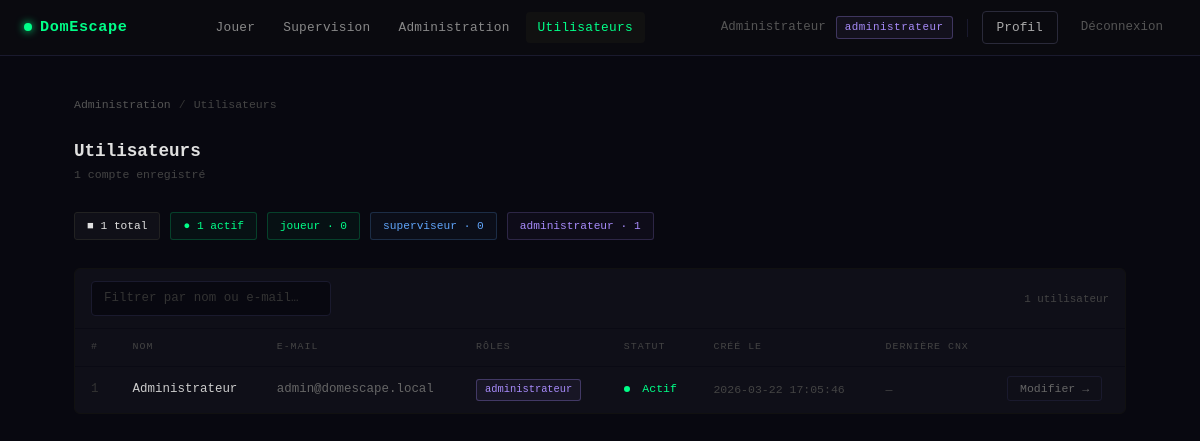
The app's page /admin/utilisateurs.php (signed in) with its own data.
### tables this page shows
CREATE TABLE IF NOT EXISTS utilisateur (
    id             INT UNSIGNED AUTO_INCREMENT PRIMARY KEY,
    nom            VARCHAR(100)  NOT NULL,
    email          VARCHAR(255)  NOT NULL UNIQUE,
    mot_de_passe   VARCHAR(255)  NOT NULL,
    actif          TINYINT(1)    NOT NULL DEFAULT 1,
    cree_le        DATETIME      NOT NULL DEFAULT CURRENT_TIMESTAMP,
    derniere_connexion DATETIME  NULL
);

### core/Auth.php (called while the page is built, shortened)
<?php
require_once __DIR__ . '/../config/database.php';
require_once __DIR__ . '/UserRepository.php';
class Auth
{
    public static function check(): bool
    {
        return isset($_SESSION['user_id']);
    }
    public static function user(): ?array
    {
        return [
            'id'    => $_SESSION['user_id'],
            'nom'   => $_SESSION['user_nom'],
            'email' => $_SESSION['user_email'],
        ];
    }
    public static function roles(): array
    {
        return $_SESSION['user_roles'] ?? [];
    }
    public static function buildHierarchy(array $assignedRoles): array
    {
        $all = $assignedRoles;
        foreach ($assignedRoles as $role) {
            if (isset(ROLE_HIERARCHY[$role])) {
                foreach (ROLE_HIERARCHY[$role] as $inherited) {
                    if (!in_array($inherited, $all, true)) {
                        $all[] = $inherited;
                    }
                }
            }
        }
        return $all;
    }
}

### core/UserRepository.php (called while the page is built, shortened)
<?php
require_once __DIR__ . '/../config/database.php';
class UserRepository
{
    private PDO $db;
    public function __construct()
    {
        $this->db = getDB();
    }
    public function listAll(): array
    {
        $stmt = $this->db->query(
            'SELECT u.id, u.nom, u.email, u.actif, u.cree_le, u.derniere_connexion,
                    GROUP_CONCAT(r.nom ORDER BY r.nom SEPARATOR \',\') AS roles
             FROM utilisateur u
             LEFT JOIN utilisateur_role ur ON ur.id_utilisateur = u.id
             LEFT JOIN role r ON r.id = ur.id_role
             GROUP BY u.id
             ORDER BY u.cree_le DESC'
        );
        return $stmt->fetchAll();
    }
}

### config/database.php (called while the page is built, shortened)
<?php
function getDB(): PDO
{
    static $pdo = null;
    if ($pdo === null) {
        $dsn = sprintf(
            'mysql:host=%s;dbname=%s;charset=%s',
            DB_HOST, DB_NAME, DB_CHARSET
        );
        $pdo = new PDO($dsn, DB_USER, DB_PASS, [
            PDO::ATTR_ERRMODE            => PDO::ERRMODE_EXCEPTION,
            PDO::ATTR_DEFAULT_FETCH_MODE => PDO::FETCH_ASSOC,
            PDO::ATTR_EMULATE_PREPARES   => false,
        ]);
    }
    return $pdo;
}

### admin/utilisateurs.php (the view, shortened to what this page needs)
<?php
require_once __DIR__ . '/../core/UserRepository.php';
$repo  = new UserRepository();
$users = $repo->listAll();
$countByRole = ['joueur' => 0, 'superviseur' => 0, 'administrateur' => 0];
$countActive = 0;
foreach ($users as $u) {
    if ($u['actif']) $countActive++;
    if ($u['roles']) {
        foreach (explode(',', $u['roles']) as $r) {
            $r = trim($r);
            if (isset($countByRole[$r])) $countByRole[$r]++;
        }
    }
}
?>
<!DOCTYPE html>
<html lang="fr">
<head>
  <link href="https://cdn.jsdelivr.net/npm/bootstrap@5.3.0/dist/css/bootstrap.min.css" rel="stylesheet">
</head>
<body>
<?php require_once __DIR__ . '/../partials/nav.php'; ?>
<div class="page-wrap">
  <div class="breadcrumb-row">
    <a href="/domescape/admin/dashboard.php">Administration</a>
    <span class="breadcrumb-sep">/</span>
    <span>Utilisateurs</span>
  </div>
  <div class="page-head">
    <div>
      <h1>Utilisateurs</h1>
      <p><?= count($users) ?> compte<?= count($users) !== 1 ? 's' : '' ?> enregistré<?= count($users) !== 1 ? 's' : '' ?></p>
    </div>
  </div>
  <div class="summary-chips">
    <span class="chip chip-total">&#9632; <?= count($users) ?> total</span>
    <span class="chip chip-active">● <?= $countActive ?> actif<?= $countActive > 1 ? 's' : '' ?></span>
    <span class="chip chip-joueur">joueur · <?= $countByRole['joueur'] ?></span>
    <span class="chip chip-superv">superviseur · <?= $countByRole['superviseur'] ?></span>
    <span class="chip chip-admin">administrateur · <?= $countByRole['administrateur'] ?></span>
  </div>
  <div class="panel">
    <div class="panel-toolbar">
      <input type="text" class="search-input" id="searchInput"
             placeholder="Filtrer par nom ou e-mail…" oninput="filterTable(this.value)">
      <span style="font-size:.68rem;color:#444;" id="countLabel"><?= count($users) ?> utilisateur<?= count($users) > 1 ? 's' : '' ?></span>
    </div>
    <div style="overflow-x:auto;">
    <table id="usersTable">
      <thead>
        <tr>
          <th>#</th>
          <th>Nom</th>
          <th>E-mail</th>
          <th>Rôles</th>
          <th>Statut</th>
          <th>Créé le</th>
          <th>Dernière cnx</th>
          <th></th>
        </tr>
      </thead>
      <tbody>
        <?php foreach ($users as $u): ?>
          <?php $roleList = $u['roles'] ? explode(',', $u['roles']) : []; ?>
          <tr data-search="<?= strtolower(htmlspecialchars($u['nom'] . ' ' . $u['email'], ENT_QUOTES, 'UTF-8')) ?>">
            <td style="color:#333;"><?= (int)$u['id'] ?></td>
            <td style="color:#ccc;font-weight:500;"><?= htmlspecialchars($u['nom'], ENT_QUOTES, 'UTF-8') ?></td>
            <td style="color:#666;"><?= htmlspecialchars($u['email'], ENT_QUOTES, 'UTF-8') ?></td>
            <td>
              <?php if (empty($roleList)): ?>
                <span style="color:#333;font-size:.68rem;">—</span>
              <?php else: ?>
                <?php foreach ($roleList as $r): $r = trim($r); ?>
                  <span class="badge-role badge-<?= htmlspecialchars($r, ENT_QUOTES, 'UTF-8') ?>">
                    <?= htmlspecialchars($r, ENT_QUOTES, 'UTF-8') ?>
                  </span>
                <?php endforeach; ?>
              <?php endif; ?>
            </td>
            <td>
              <span class="status-dot" style="background:<?= $u['actif'] ? '#00ff88' : '#ff4444' ?>;"></span>
              <span style="font-size:.72rem;color:<?= $u['actif'] ? '#00ff88' : '#ff4444' ?>;">
                <?= $u['actif'] ? 'Actif' : 'Désactivé' ?>
              </span>
            </td>
            <td style="color:#444;font-size:.72rem;"><?= htmlspecialchars($u['cree_le'], ENT_QUOTES, 'UTF-8') ?></td>
            <td style="color:#444;font-size:.72rem;">
              <?= $u['derniere_connexion'] ? htmlspecialchars($u['derniere_connexion'], ENT_QUOTES, 'UTF-8') : '—' ?>
            </td>
            <td>
              <a href="/domescape/admin/utilisateur_edit.php?id=<?= (int)$u['id'] ?>" class="btn-edit">Modifier →</a>
            </td>
          </tr>
        <?php endforeach; ?>
      </tbody>
    </table>
    </div>
  </div>
</div>
</body>
</html>

### partials/nav.php (shortened to what this page needs)
<?php
$_nav_user    = Auth::user();
$_nav_roles   = Auth::buildHierarchy(Auth::roles());
$_nav_isAdmin = in_array(ROLE_ADMINISTRATEUR, $_nav_roles, true);
$_nav_isSuperv= in_array(ROLE_SUPERVISEUR,    $_nav_roles, true);
$_nav_uri     = $_SERVER['REQUEST_URI'] ?? '';
function nav_active(string $path): string {
    global $_nav_uri;
    return (strpos($_nav_uri, $path) !== false) ? 'nav-active' : '';
}
?>
<nav class="dn-nav">
  <div class="dn-nav-inner">
    <a href="/domescape/public/<?= $_nav_user ? 'tableau-de-bord.php' : 'connexion.php' ?>" class="dn-brand">
      <span class="dn-brand-dot"></span>DomEscape
    </a>
    <div class="dn-links">
      <?php if ($_nav_user): ?>
        <a href="/domescape/public/index.php"
           class="<?= nav_active('index.php') ?>">Jouer</a>
        <?php if ($_nav_isSuperv): ?>
          <a href="/domescape/public/gamemaster.php"
             class="<?= nav_active('gamemaster.php') ?>">Supervision</a>
        <?php endif; ?>
        <?php if ($_nav_isAdmin): ?>
          <a href="/domescape/admin/dashboard.php"
             class="<?= nav_active('admin/dashboard') ?>">Administration</a>
          <a href="/domescape/admin/utilisateurs.php"
             class="<?= nav_active('utilisateurs') ?>">Utilisateurs</a>
        <?php endif; ?>
      <?php endif; ?>
    </div>
    <div class="dn-right">
      <?php if ($_nav_user): ?>
        <span class="dn-username"><?= htmlspecialchars($_nav_user['nom'], ENT_QUOTES, 'UTF-8') ?></span>
        <?php
        $primaryRole = Auth::roles()[0] ?? null;
        if ($primaryRole): ?>
          <span class="dn-role dn-role-<?= htmlspecialchars($primaryRole, ENT_QUOTES, 'UTF-8') ?>">
            <?= htmlspecialchars($primaryRole, ENT_QUOTES, 'UTF-8') ?>
          </span>
        <?php endif; ?>
        <a href="/domescape/public/profil.php"
           class="dn-btn-login <?= nav_active('profil.php') ?>">Profil</a>
        <a href="/domescape/public/deconnexion.php" class="dn-btn-logout">Déconnexion</a>
      <?php else: ?>
        <a href="/domescape/public/connexion.php" class="dn-btn-login">Connexion</a>
        <a href="/domescape/public/inscription.php" class="dn-btn-register">Créer un compte →</a>
      <?php endif; ?>
    </div>
  </div>
</nav>

### admin/utilisateurs.php (style rules this page uses)
body { background: #080810; color: #e0e0e0; font-family: 'Courier New', monospace; min-height: 100vh; }
a { color: #00ff88; }
.page-wrap { max-width: 1100px; margin: 0 auto; padding: 40px 24px 80px; }
.breadcrumb-row { display: flex; align-items: center; gap: 8px; font-size: .72rem; color: #444; margin-bottom: 28px; }
.breadcrumb-row a { color: #555; text-decoration: none; }
.breadcrumb-sep { color: #333; }
.page-head { display: flex; justify-content: space-between; align-items: flex-start; margin-bottom: 28px; }
.page-head h1 { font-size: 1.1rem; font-weight: 700; margin: 0; }
.page-head p { font-size: .72rem; color: #444; margin: 4px 0 0; }
.summary-chips { display: flex; gap: 10px; flex-wrap: wrap; margin-bottom: 28px; }
.chip { display: inline-flex; align-items: center; gap: 6px; padding: 5px 12px; border-radius: 3px; font-size: .7rem; border: 1px solid; }
.chip-total { color: #e0e0e0; border-color: #222; background: rgba(255,255,255,.03); }
.chip-active { color: #00ff88; border-color: rgba(0,255,136,.2); background: rgba(0,255,136,.04); }
.chip-joueur { color: #00ff88; border-color: rgba(0,255,136,.2); background: rgba(0,255,136,.04); }
.chip-superv { color: #60a5fa; border-color: rgba(96,165,250,.2); background: rgba(96,165,250,.04); }
.chip-admin { color: #a78bfa; border-color: rgba(167,139,250,.2); background: rgba(167,139,250,.04); }
.panel { background: #0f0f18; border: 1px solid #111; border-radius: 6px; overflow: hidden; }
.panel-toolbar { display: flex; align-items: center; justify-content: space-between; padding: 12px 16px; border-bottom: 1px solid #0a0a14; gap: 12px; }
.search-input { background: #080810; border: 1px solid #1a1a2e; color: #e0e0e0; font-family: 'Courier New', monospace; font-size: .78rem; padding: 7px 12px; border-radius: 4px; outline: none; width: 240px; transition: border-color .15s; }
.search-input::placeholder { color: #333; }
table { width: 100%; border-collapse: collapse; font-size: .78rem; }
th { font-size: .62rem; letter-spacing: .1em; color: #444; text-transform: uppercase; padding: 11px 16px; text-align: left; font-weight: normal; border-bottom: 1px solid #0a0a14; }
td { padding: 12px 16px; border-bottom: 1px solid #0a0a14; vertical-align: middle; }
tbody tr:last-child td { border-bottom: none; }
.badge-role { display: inline-block; padding: 2px 8px; border-radius: 3px; font-size: .65rem; border: 1px solid; margin-right: 3px; }
.badge-administrateur { color: #a78bfa; border-color: rgba(167,139,250,.3); background: rgba(167,139,250,.06); }
.status-dot { display: inline-block; width: 6px; height: 6px; border-radius: 50%; margin-right: 5px; vertical-align: middle; }
.btn-edit { background: transparent; border: 1px solid #1a1a2e; color: #666; padding: 5px 12px; border-radius: 3px; font-size: .72rem; text-decoration: none; font-family: 'Courier New', monospace; transition: border-color .15s, color .15s; white-space: nowrap; }

### records on screen
utilisateur: nom "Administrateur", id "1", email "admin@domescape.local", r "administrateur", actif 1 (drawn), cree_le "2026-03-22 17:05:46"

### other values on screen
$primaryRole "administrateur"
count($users) "1"
$countActive "1"
$countByRole['joueur'] "0"
$countByRole['superviseur'] "0"
$countByRole['administrateur'] "1"
